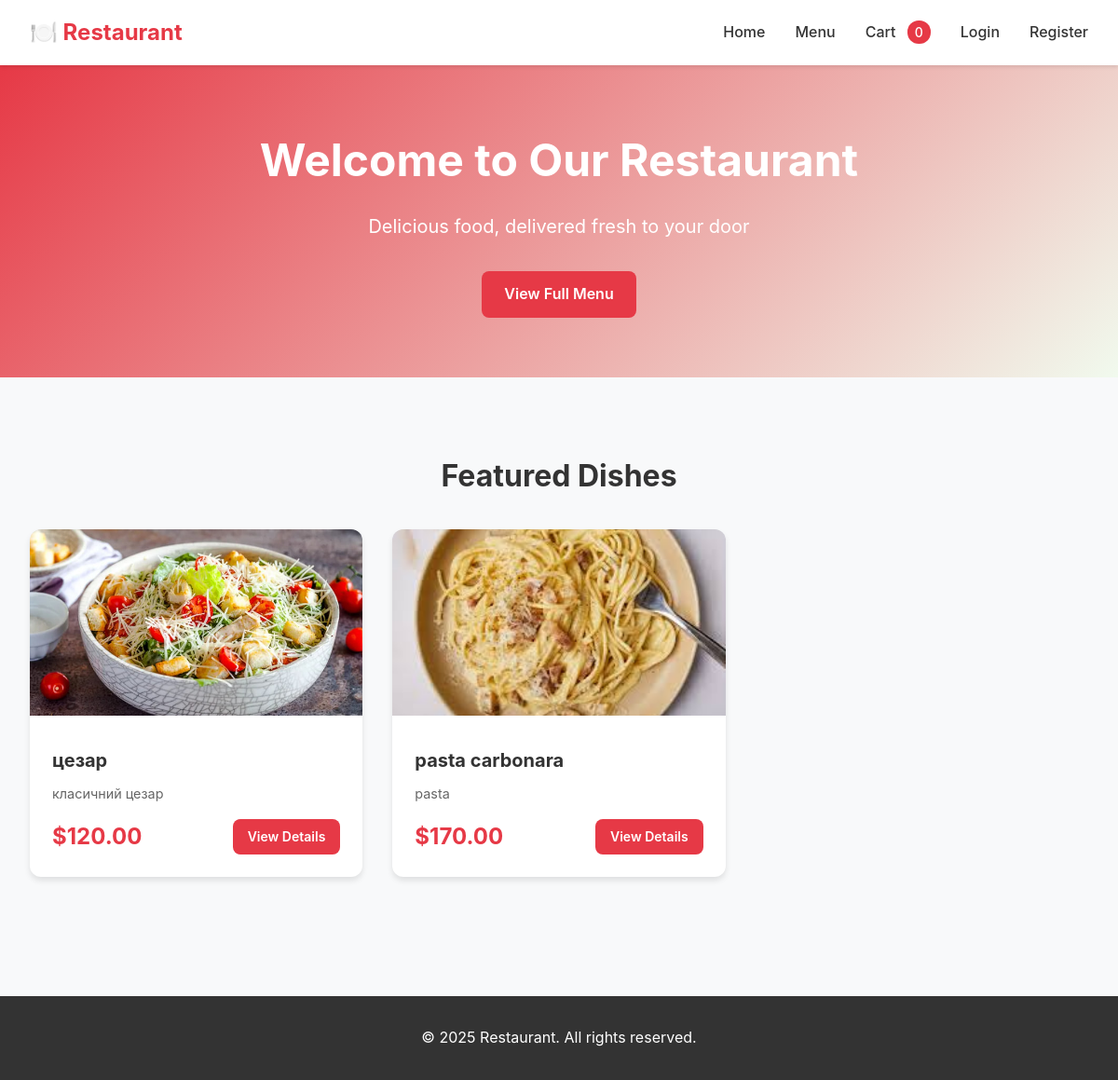
The page / on the database its author committed.
### restoraunt_app/models.py (models this page shows, shortened)
class Dish(models.Model):
    category = models.ForeignKey(Category, on_delete=models.CASCADE, related_name="dishes")
    name = models.CharField(max_length=200)
    description = models.TextField()
    ingredients = models.TextField()
    image = models.ImageField(upload_to="dishes/", blank=True, null=True)
    price = models.DecimalField(max_digits=7, decimal_places=2)
    is_available = models.BooleanField(default=True)
    created_at = models.DateTimeField(default=timezone.now)

### restoraunt_app/views.py (the view)
# urls.py: path("", HomeView.as_view(), name="home"),
class HomeView(ListView):
    model = Dish
    template_name = "home.html"
    context_object_name = "dishes"
    def get_queryset(self):
        return Dish.objects.filter(is_available=True).order_by("-created_at")[:8]

### restoraunt_app/templates/home.html (shortened to what this page needs)
{% extends "base.html" %}
{% block content %}
<div class="hero">
    <h1>Welcome to Our Restaurant</h1>
    <p>Delicious food, delivered fresh to your door</p>
    <a href="{% url 'menu' %}" class="btn btn-primary">View Full Menu</a>
</div>
<div class="container">
    <h2 class="section-title">Featured Dishes</h2>
    <div class="dish-grid">
        {% for dish in dishes %}
        <a href="{% url 'dish_detail' dish.id %}" class="dish-card">
            {% if dish.image %}
            <img src="{{ dish.image.url }}" alt="{{ dish.name }}" class="dish-image">
            {% else %}
            <div class="dish-image"></div>
            {% endif %}
            <div class="dish-content">
                <h3 class="dish-name">{{ dish.name }}</h3>
                <p class="dish-description">{{ dish.description }}</p>
                <div class="dish-footer">
                    <span class="dish-price">${{ dish.price }}</span>
                    <span class="btn btn-primary" style="font-size: 0.875rem; padding: 0.5rem 1rem;">View Details</span>
                </div>
            </div>
        </a>
        {% empty %}
        <p>No dishes available at the moment.</p>
        {% endfor %}
    </div>
</div>
{% endblock %}

### restoraunt_app/templates/base.html (style rules this page uses)
* { margin: 0; padding: 0; box-sizing: border-box; }
body { font-family: -apple-system, BlinkMacSystemFont, 'Segoe UI', Roboto, Oxygen, Ubuntu, Cantarell, sans-serif; line-height: 1.6; color: #333; background: #f8f9fa; }
.container { max-width: 1200px; margin: 0 auto; padding: 2rem; }
.btn { display: inline-block; padding: 0.75rem 1.5rem; border: none; border-radius: 8px; font-size: 1rem; font-weight: 600; text-decoration: none; cursor: pointer; transition: all 0.3s; }
.btn-primary { background: #e63946; color: white; }

### restoraunt_app/templates/home.html (style rules this page uses)
.hero { background: linear-gradient(135deg, #e63946 0%, #f1faee 100%); padding: 4rem 2rem; text-align: center; color: white; }
.hero h1 { font-size: 3rem; margin-bottom: 1rem; }
.hero p { font-size: 1.25rem; margin-bottom: 2rem; }
.section-title { text-align: center; font-size: 2rem; margin: 3rem 0 2rem; color: #333; }
.dish-grid { display: grid; grid-template-columns: repeat(auto-fill, minmax(280px, 1fr)); gap: 2rem; margin-bottom: 2rem; }
.dish-card { background: white; border-radius: 12px; overflow: hidden; box-shadow: 0 4px 6px rgba(0,0,0,0.1); transition: transform 0.3s, box-shadow 0.3s; text-decoration: none; color: inherit; display: block; }
.dish-image { width: 100%; height: 200px; object-fit: cover; background: #e9ecef; }
.dish-content { padding: 1.5rem; }
.dish-name { font-size: 1.25rem; font-weight: bold; margin-bottom: 0.5rem; }
.dish-description { color: #666; font-size: 0.9rem; margin-bottom: 1rem; display: -webkit-box; -webkit-line-clamp: 2; -webkit-box-orient: vertical; overflow: hidden; }
.dish-footer { display: flex; justify-content: space-between; align-items: center; }
.dish-price { font-size: 1.5rem; font-weight: bold; color: #e63946; }

### rows shown on the page
Dish: image (picture), name "цезар", description "класичний цезар", price "120.00"
Dish: image (picture), name "pasta carbonara", description "pasta", price "170.00"

### other values the page prints
{{ request.session.cart|length|default:0 }} "0"
